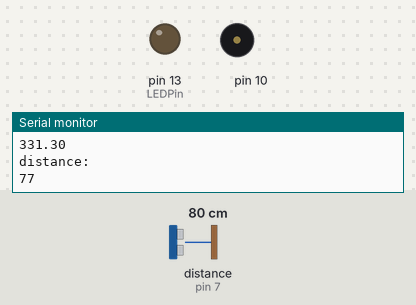
Bench run of a sketch on a simulated Arduino Uno, built with avr-gcc and run on an emulated ATmega328P. Shown: output pins drawn as LEDs (lit = HIGH), buzzer (waves = sounding), the last lines printed to the serial monitor. Wiring (inferred from the names in the program): ultrasonic range finder: trigger pin 8; echo pin 7. The inputs (shaded band) are chosen by the test bench; at power-on: distance to the obstacle (sensor on pin 7) 80 cm. The echo pulse lasts 58.3 µs per cm; pins used as bus, display or sensor lines are not drawn.

Above: at 2.2 s.
2.3 s: distance to the obstacle (sensor on pin 7) set to 102 cm
5.8 s: distance to the obstacle (sensor on pin 7) set to 109 cm
At 6.9 s:
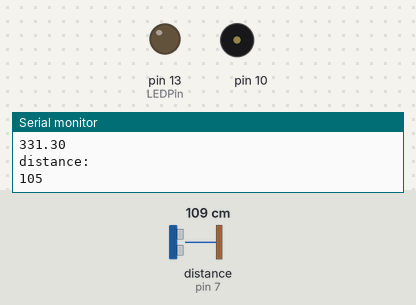
7.3 s: distance to the obstacle (sensor on pin 7) set to 250 cm
At 8.5 s:
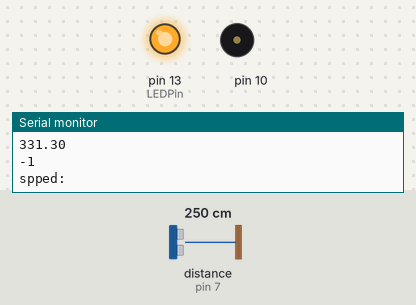
8.8 s: distance to the obstacle (sensor on pin 7) set to 212 cm
10.3 s: distance to the obstacle (sensor on pin 7) set to 201 cm
At 10.8 s:
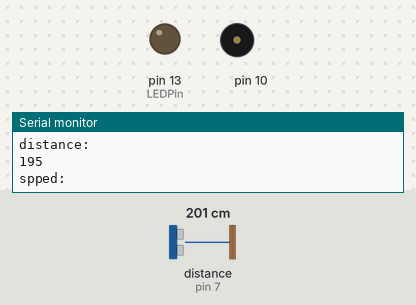
14.4 s: distance to the obstacle (sensor on pin 7) set to 299 cm
At 14.9 s:
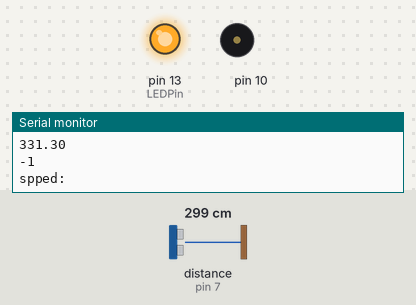
Timing chart, 0 to 16.9 s (numbered marks = the images above; inputs shaded):
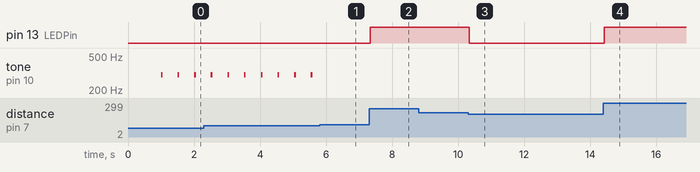

The sketch:

DHT-11.ino
```cpp
#include <dht.h>
#define dht_dpin A0 //Set equal to channel sensor is on
dht DHT;
#define echoPin 7 // Echo Pin
#define trigPin 8 // Trigger Pin
#define LEDPin 13 // Onboard LED
int maximumRange = 200; // Maximum range needed
int minimumRange = 0; // Minimum range needed
long duration, distance; // Duration used to calculate distance

void setup() {
    Serial.begin (9600);

    pinMode(trigPin, OUTPUT);
    pinMode(echoPin, INPUT);
    pinMode(LEDPin, OUTPUT); // Use LED indicator (if required)

    delay(300); //Let system settle
    Serial.println("Humidity and temperature\n\n");
    delay(700); //Wait rest of 1000ms recommended delay before
    //accessing sensor
}
void loop() {
    /* The following trigPin/echoPin cycle is used to determine the
    distance of the nearest object by bouncing soundwaves off of it. */
    float speed;
    speed = 331.3 + 0.606*DHT.temperature;
    Serial.println("spped:");
    Serial.println(speed);
    digitalWrite(trigPin, LOW);
    delayMicroseconds(2);
    digitalWrite(trigPin, HIGH);
    delayMicroseconds(10);
    digitalWrite(trigPin, LOW);
    duration = pulseIn(echoPin, HIGH);
    //Calculate the distance (in cm) based on the speed of sound.
    int x;
    x = 10000 / speed;
    x = x*2;
    distance = duration/x;
    if (distance >= maximumRange || distance <= minimumRange){
        /* Send a negative number to computer and Turn LED ON to indicate "out of range"*/
        Serial.println("-1");
        digitalWrite(LEDPin, HIGH);
    }
    else {
        /* Send the distance to the computer using Serial protocol, and turn LED OFF to indicate successful reading. */
        Serial.println("distance:");
        Serial.println(distance);
        digitalWrite(LEDPin, LOW);
        if(distance>=30 && distance<=100){
            tone(10,300,50);
            delay(500);
            tone(10,300,50);
            delay(500);
        }
        else if(distance<30){
            tone(10,300,50);
            delay(250);
            tone(10,300,50);
            delay(250);
            tone(10,300,50);
            delay(250);
            tone(10,300,50);
            delay(250);
        }
      }
    //Delay 50ms before next reading.
    delay(1);
}


/*void loop(){
    DHT.read11(dht_dpin);
    Serial.print("Current humidity = ");
    Serial.print(DHT.humidity);
    Serial.print("% ");
    Serial.print("temperature = ");
    Serial.print(DHT.temperature);
    Serial.println("C ");
    delay(1000); //data update period

}*/
```

Measured:
- the behaviour switches between 104 and 105 cm on distance to the obstacle (sensor on pin 7) (found by bisection; images 0 and 1)
- the behaviour switches between 207 and 206 cm on distance to the obstacle (sensor on pin 7) (found by bisection; images 2 and 3)
- after the input at 5.8 s, tone on pin 10: stops changing and stays silent
- after the input at 7.3 s, pin 13 (LEDPin): LOW → HIGH at once
- after the input at 10.3 s, pin 13 (LEDPin): HIGH → LOW at once
- after the input at 14.4 s, pin 13 (LEDPin): LOW → HIGH at once
- by itself, tone on pin 10: alternates 300 Hz for 0.05 s and silent for 0.45 s
